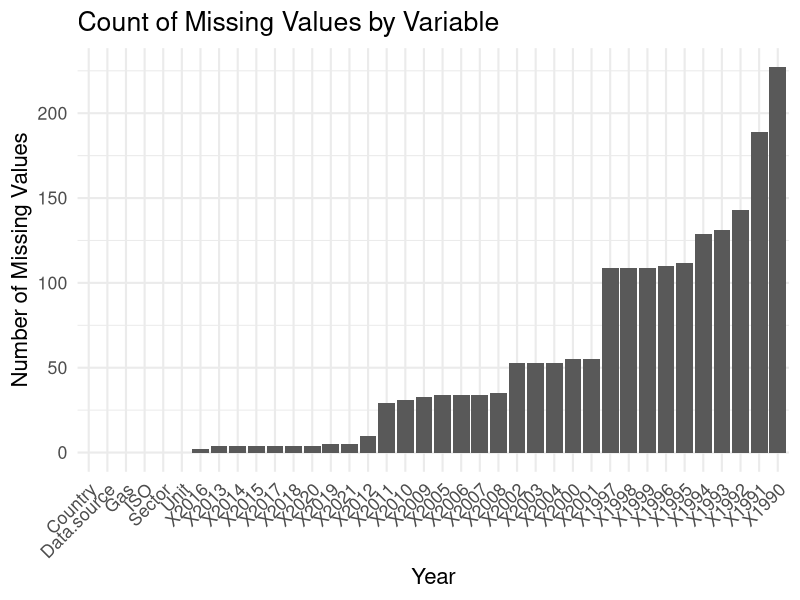
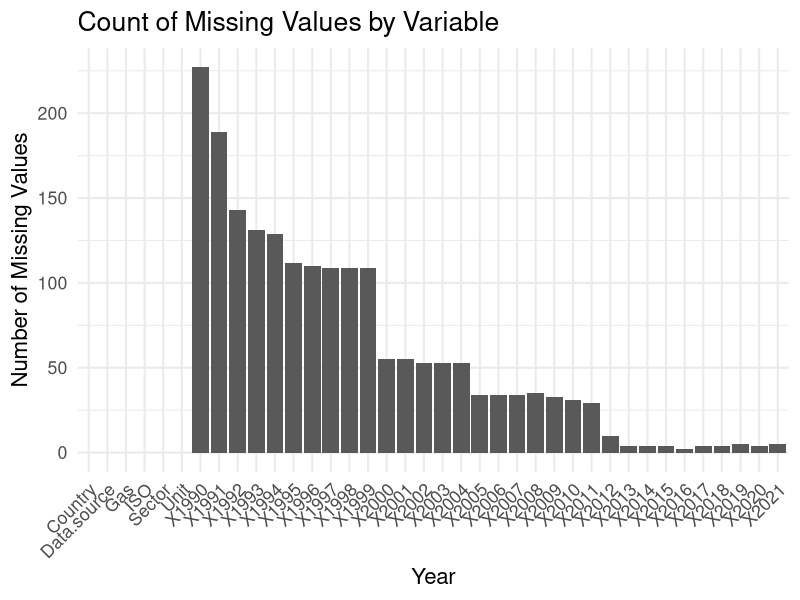
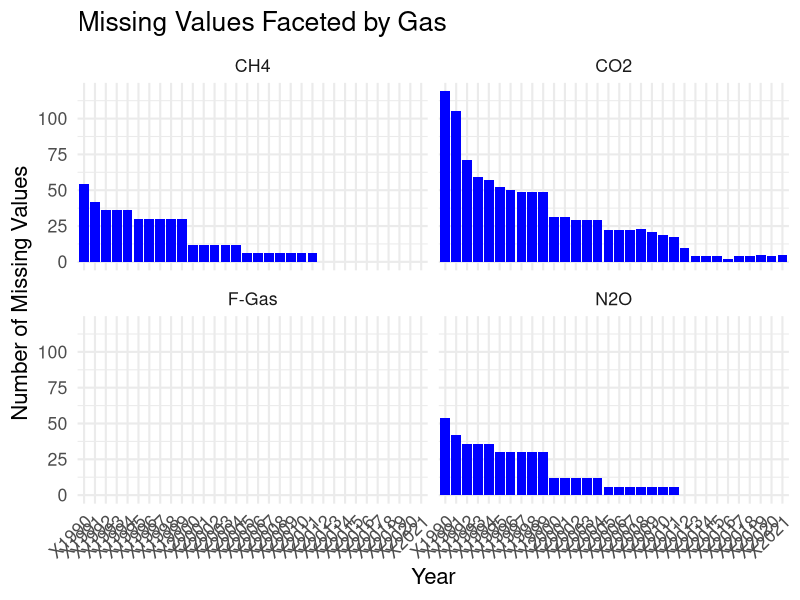

The R source for these figures, in order:
## ---- chunk 1
emissions_data <- read.csv("Datasets/historical_emissions.csv", na = "N/A") # changed to relative path, which allow both of us(or others to load the data in the dataset folder)
head(emissions_data)
## ---- chunk 2
library(ggplot2)
library(dplyr)
library(tidyverse)

#  missing values per column
missing_value_counts <- colSums(is.na(emissions_data))
missing_df <- data.frame(Variable = names(missing_value_counts), Missing = missing_value_counts)

# Bar plot 
ggplot(missing_df, aes(x = reorder(Variable, Missing), y = Missing)) +
  geom_bar(stat = "identity") +
  labs(
    title = "Count of Missing Values by Variable",
    x = "Year",
    y = "Number of Missing Values"
  ) +
  theme_minimal(base_size = 16) +
  theme(axis.text.x = element_text(angle = 45, hjust = 1))

## ---- chunk 3

#  missing values per column
missing_value_counts <- colSums(is.na(emissions_data))
missing_df <- data.frame(Variable = names(missing_value_counts), Missing = missing_value_counts)

# Bar plot 
ggplot(missing_df, aes(x = Variable, y = Missing)) +
  geom_bar(stat = "identity") +
  labs(
    title = "Count of Missing Values by Variable",
    x = "Year",
    y = "Number of Missing Values"
  ) +
  theme_minimal(base_size = 16) +
  theme(axis.text.x = element_text(angle = 45, hjust = 1))

# I am wondering should we order the column in time? I think it might be better to find a pattern or something. Also, should we exclude the columns with no missing value?
## ---- chunk 4
# Calculate missing values for each gas 
missing_by_gas <- emissions_data |>
  pivot_longer(cols = starts_with("X"), names_to = "Year", values_to = "Value") |>
  group_by(Gas, Year) |>
  summarise(Missing_Count = sum(is.na(Value)), .groups = "drop")

#  Facets for gases
ggplot(missing_by_gas, aes(x = Year, y = Missing_Count)) +
  geom_col(fill = "blue") +
  facet_wrap(~ Gas) +
  labs(
    title = "Missing Values Faceted by Gas",
    x = "Year",
    y = "Number of Missing Values"
  ) +
  theme_minimal(base_size = 16) +
  theme(axis.text.x = element_text(angle = 45, hjust = 1))
